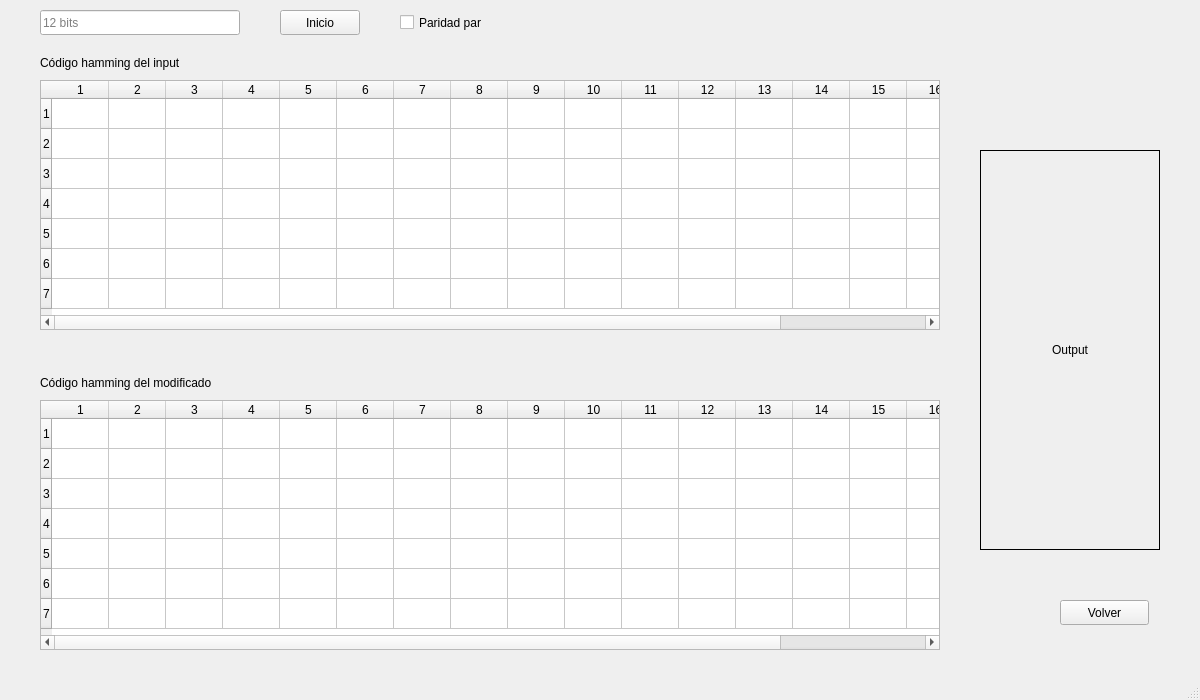
<?xml version="1.0" encoding="UTF-8"?>
<ui version="4.0">
 <class>MainWindow</class>
 <widget class="QMainWindow" name="MainWindow">
  <property name="geometry">
   <rect>
    <x>0</x>
    <y>0</y>
    <width>1200</width>
    <height>700</height>
   </rect>
  </property>
  <property name="windowTitle">
   <string>Hamming Code</string>
  </property>
  <widget class="QWidget" name="centralwidget">
   <widget class="QTableWidget" name="tableWidget">
    <property name="geometry">
     <rect>
      <x>40</x>
      <y>80</y>
      <width>900</width>
      <height>250</height>
     </rect>
    </property>
    <property name="rowCount">
     <number>7</number>
    </property>
    <property name="columnCount">
     <number>18</number>
    </property>
    <attribute name="horizontalHeaderDefaultSectionSize">
     <number>57</number>
    </attribute>
    <attribute name="horizontalHeaderMinimumSectionSize">
     <number>50</number>
    </attribute>
    <row/>
    <row/>
    <row/>
    <row/>
    <row/>
    <row/>
    <row/>
    <column/>
    <column/>
    <column/>
    <column/>
    <column/>
    <column/>
    <column/>
    <column/>
    <column/>
    <column/>
    <column/>
    <column/>
    <column/>
    <column/>
    <column/>
    <column/>
    <column/>
    <column/>
   </widget>
   <widget class="QLineEdit" name="lineEdit">
    <property name="geometry">
     <rect>
      <x>40</x>
      <y>10</y>
      <width>200</width>
      <height>25</height>
     </rect>
    </property>
    <property name="text">
     <string/>
    </property>
    <property name="placeholderText">
     <string>12 bits</string>
    </property>
   </widget>
   <widget class="QLabel" name="label">
    <property name="geometry">
     <rect>
      <x>40</x>
      <y>50</y>
      <width>200</width>
      <height>25</height>
     </rect>
    </property>
    <property name="text">
     <string>Código hamming del input</string>
    </property>
   </widget>
   <widget class="QTableWidget" name="tableWidget_2">
    <property name="geometry">
     <rect>
      <x>40</x>
      <y>400</y>
      <width>900</width>
      <height>250</height>
     </rect>
    </property>
    <property name="rowCount">
     <number>7</number>
    </property>
    <property name="columnCount">
     <number>18</number>
    </property>
    <attribute name="horizontalHeaderDefaultSectionSize">
     <number>57</number>
    </attribute>
    <row/>
    <row/>
    <row/>
    <row/>
    <row/>
    <row/>
    <row/>
    <column/>
    <column/>
    <column/>
    <column/>
    <column/>
    <column/>
    <column/>
    <column/>
    <column/>
    <column/>
    <column/>
    <column/>
    <column/>
    <column/>
    <column/>
    <column/>
    <column/>
    <column/>
   </widget>
   <widget class="QLabel" name="label_2">
    <property name="geometry">
     <rect>
      <x>40</x>
      <y>370</y>
      <width>221</width>
      <height>25</height>
     </rect>
    </property>
    <property name="text">
     <string>Código hamming del modificado</string>
    </property>
   </widget>
   <widget class="QLabel" name="label_3">
    <property name="geometry">
     <rect>
      <x>980</x>
      <y>150</y>
      <width>180</width>
      <height>400</height>
     </rect>
    </property>
    <property name="frameShape">
     <enum>QFrame::Box</enum>
    </property>
    <property name="text">
     <string>Output</string>
    </property>
    <property name="alignment">
     <set>Qt::AlignCenter</set>
    </property>
    <property name="wordWrap">
     <bool>true</bool>
    </property>
    <property name="margin">
     <number>0</number>
    </property>
   </widget>
   <widget class="QPushButton" name="pushButton">
    <property name="geometry">
     <rect>
      <x>280</x>
      <y>10</y>
      <width>80</width>
      <height>25</height>
     </rect>
    </property>
    <property name="cursor">
     <cursorShape>ArrowCursor</cursorShape>
    </property>
    <property name="text">
     <string>Inicio</string>
    </property>
   </widget>
   <widget class="QCheckBox" name="checkBox">
    <property name="geometry">
     <rect>
      <x>400</x>
      <y>10</y>
      <width>100</width>
      <height>25</height>
     </rect>
    </property>
    <property name="text">
     <string>Paridad par</string>
    </property>
   </widget>
   <widget class="QPushButton" name="returnToNRZI">
    <property name="geometry">
     <rect>
      <x>1060</x>
      <y>600</y>
      <width>89</width>
      <height>25</height>
     </rect>
    </property>
    <property name="text">
     <string>Volver</string>
    </property>
   </widget>
  </widget>
  <widget class="QMenuBar" name="menubar">
   <property name="geometry">
    <rect>
     <x>0</x>
     <y>0</y>
     <width>1200</width>
     <height>22</height>
    </rect>
   </property>
  </widget>
  <widget class="QStatusBar" name="statusbar"/>
 </widget>
 <resources/>
 <connections/>
</ui>
